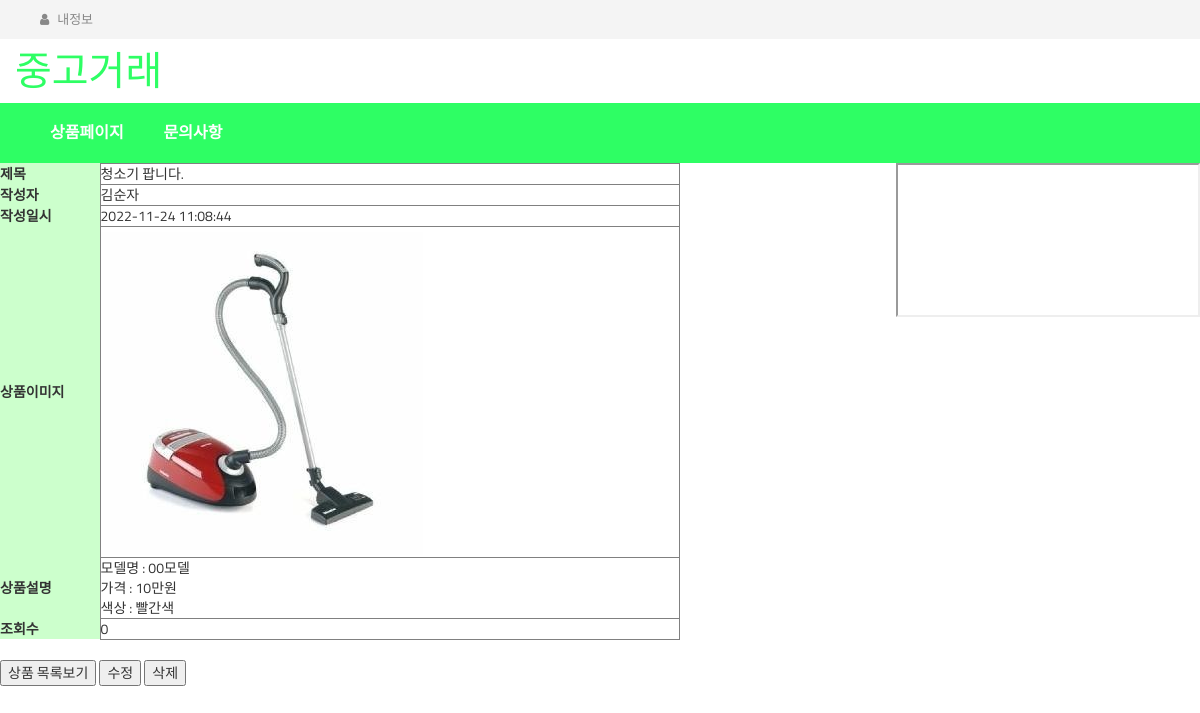
The app's page /product_view.php?num=27&page=1 with its own data.
### tables this page shows
CREATE TABLE IF NOT EXISTS `product` (
  `num` int(11) NOT NULL AUTO_INCREMENT,
  `writer` varchar(20) DEFAULT NULL,
  `title` varchar(60) DEFAULT NULL,
  `explanation` text DEFAULT NULL,
  `regtime` varchar(20) DEFAULT NULL,
  `image` varchar(255) DEFAULT NULL,
  `hits` int(11) DEFAULT NULL,
  PRIMARY KEY (`num`) USING BTREE
);

### product_view.php (the view, shortened to what this page needs)
<?php
include "main.php";
?>
<?php
    $page = $_REQUEST["page"] ?? 1;
    $num= $_REQUEST["num"];
    require("db_connect.php");
	$query = $db->query("select * from product where num=$num");
	if ($row = $query->fetch()) {
		$writer = $row["writer"];
		$image = $row["image"];
		$regtime = $row["regtime"];
		$hits = $row["hits"];
		$title = str_replace(" ", "&nbsp", $row["title"]);
	    $explanation = str_replace(" ", "&nbsp", $row["explanation"]);
		$explanation = str_replace("\n", "<br>", $explanation);
	}
?>
<!doctype html>
 <html>
 <head>
 </head>
 <body>
<table>
     <tr>
         <th>제목</th><td><?=$title?></td>
     </tr>
     <tr>
         <th>작성자</th><td><?=$writer?></td>
     </tr>
     <tr>
         <th>작성일시</th><td><?=$regtime?></td>
     </tr>
     <tr>
         <th>상품이미지</th><td><img src="files/<?=$image?>"></td>
     </tr>
     <tr>
         <th>상품설명</th><td><?=$explanation?></td>
     </tr>
	 <tr>
         <th>조회수</th><td><?=$hits?></td>
     </tr>
 </table>
 <br>
 <input type="button" value="상품 목록보기" onclick="location.href='product_list.php?page=<?=$page?>'">
 <input type="button" value="수정"     onclick="location.href='product_write.php?num=<?=$num?>&page=<?=$page?>'">
 <input type="button" value="삭제"     onclick="location.href='product_delete.php?num=<?=$num?>&page=<?=$page?>'">
 </body>
 </html>

### css/style.css (style rules this page uses)
img { max-width: 100%; height: auto; }
body { font-family: 'Titillium Web', sans-serif; }

### product_view.php (style rules this page uses)
table { width:680px; text-align:center; }
th { width:100px; background-color:#CCFFCC;; }
td { text-align:left; border:1px solid gray; }

### records on screen
product: title "청소기 팝니다.", writer "김순자", regtime "2022-11-24 11:08:44", image (picture), explanation "모델명 : 00모델 가격 : 10만원 색상 : 빨간색", hits "0"
